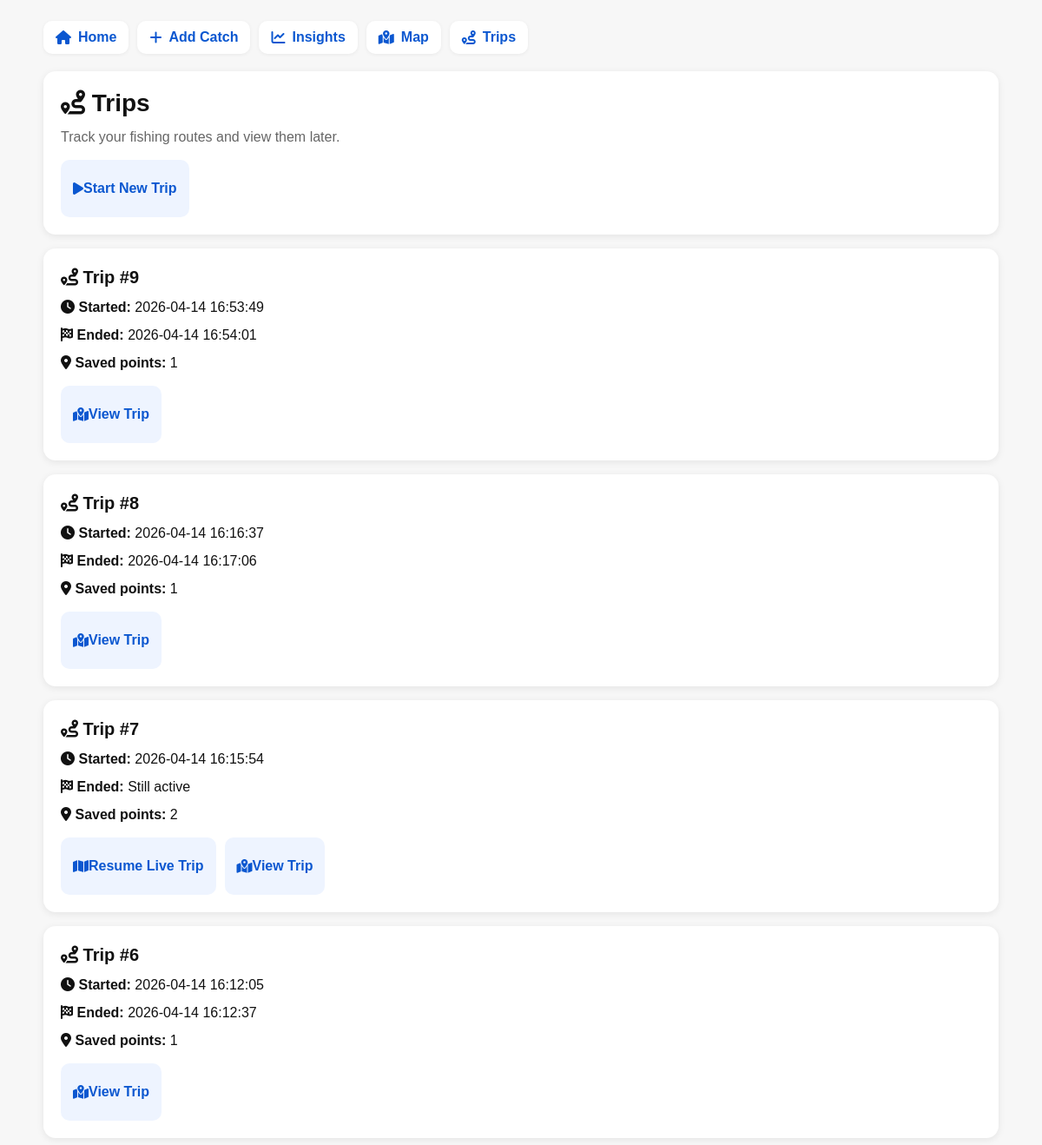
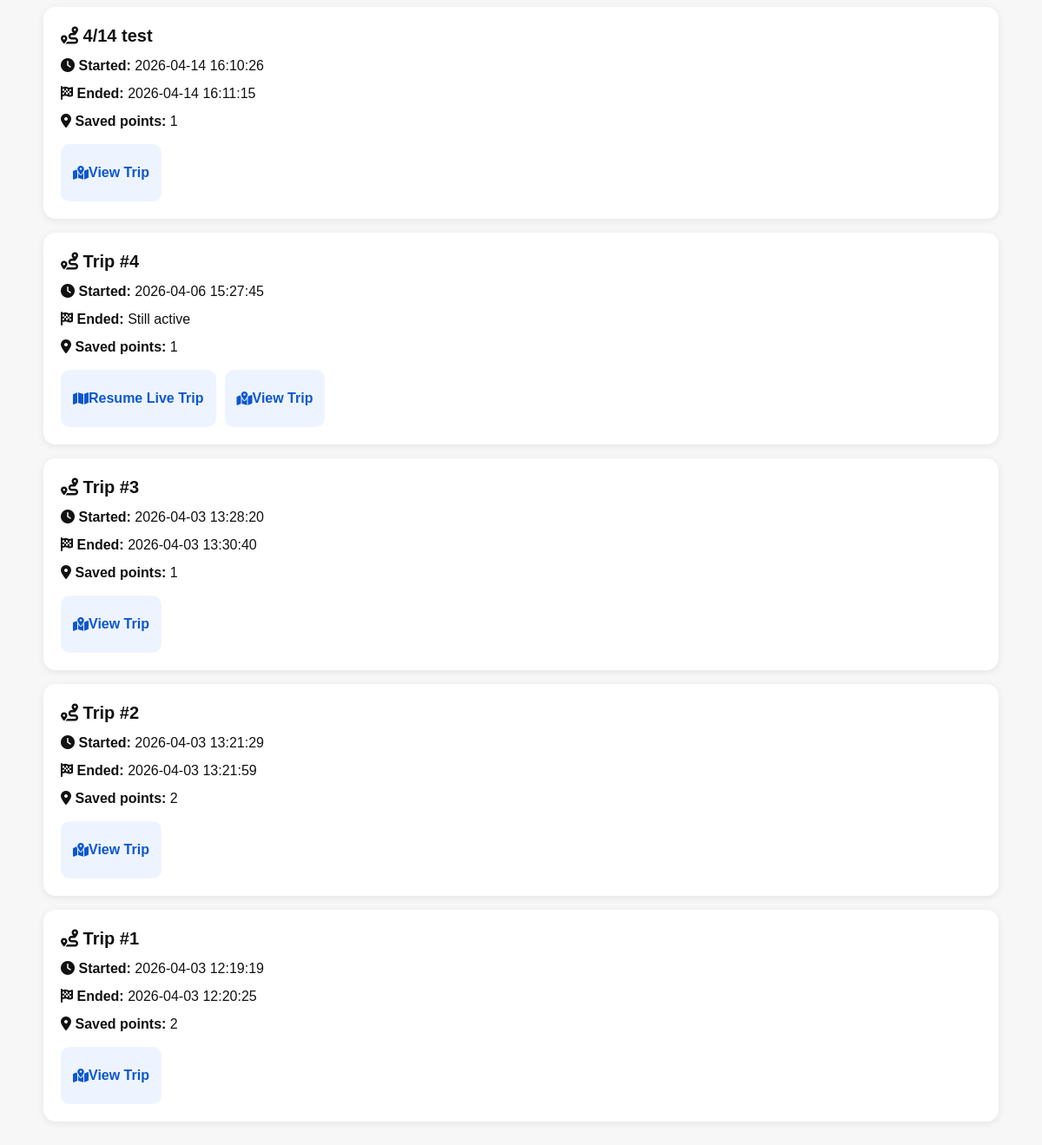
Page /trips on the committed database (2 pictures, top to bottom).
### tables this page shows
CREATE TABLE trips (
            id INTEGER PRIMARY KEY AUTOINCREMENT,
            started_at TEXT,
            ended_at TEXT,
            name TEXT,
            notes TEXT
        );

### app.py (the view)
@app.route("/trips")
def trips():
    all_trips = get_all_trips()
    return render_template("trips.html", trips=all_trips)

### app.py (called while the page is built)
def get_connection():
    conn = sqlite3.connect(DB_FILE)
    conn.row_factory = sqlite3.Row
    return conn

def get_all_trips():
    conn = get_connection()
    cursor = conn.cursor()
    cursor.execute("""
        SELECT
            trips.*,
            COUNT(trip_points.id) AS point_count
        FROM trips
        LEFT JOIN trip_points ON trips.id = trip_points.trip_id
        GROUP BY trips.id
        ORDER BY trips.id DESC
    """)
    trips = cursor.fetchall()
    conn.close()
    return trips

### templates/trips.html (shortened to what this page needs)
{% extends "base.html" %}
{% block content %}
<div class="card">
    <h1><i class="fa-solid fa-route"></i> Trips</h1>
    <p class="muted">Track your fishing routes and view them later.</p>
    <div class="actions">
        <a href="{{ url_for('start_trip') }}">
            <i class="fa-solid fa-play"></i>
            <span>Start New Trip</span>
        </a>
    </div>
</div>
{% if not trips %}
    <div class="card">
        <p>No trips yet.</p>
    </div>
{% else %}
    {% for trip in trips %}
        <div class="card">
            <h2>
                <i class="fa-solid fa-route"></i>
                {{ trip["name"] or ("Trip #" ~ trip["id"]) }}
            </h2>
            <p>
                <i class="fa-solid fa-clock"></i>
                <strong>Started:</strong> {{ trip["started_at"] or "N/A" }}
            </p>
            <p>
                <i class="fa-solid fa-flag-checkered"></i>
                <strong>Ended:</strong> {{ trip["ended_at"] or "Still active" }}
            </p>
            <p>
                <i class="fa-solid fa-location-dot"></i>
                <strong>Saved points:</strong> {{ trip["point_count"] }}
            </p>
            <div class="actions">
                {% if not trip["ended_at"] %}
                    <a href="{{ url_for('live_trip', trip_id=trip['id']) }}">
                        <i class="fa-solid fa-map"></i>
                        <span>Resume Live Trip</span>
                    </a>
                {% endif %}
                <a href="{{ url_for('trip_detail', trip_id=trip['id']) }}">
                    <i class="fa-solid fa-map-location-dot"></i>
                    <span>View Trip</span>
                </a>
            </div>
        </div>
    {% endfor %}
{% endif %}
{% endblock %}

### templates/base.html (style rules this page uses)
body { font-family: Arial, sans-serif; max-width: 1100px; margin: 0 auto; padding: 16px; background: #f7f7f7; color: #111; }
h1 { margin-top: 0; margin-bottom: 10px; font-size: 28px; line-height: 1.2; }
h2 { margin-top: 0; margin-bottom: 10px; font-size: 20px; line-height: 1.3; }
p { margin: 8px 0; line-height: 1.5; }
a, button { text-decoration: none; cursor: pointer; }
.card { background: white; border-radius: 14px; padding: 16px; margin-bottom: 16px; box-shadow: 0 2px 8px rgba(0,0,0,0.08); }
.muted { color: #666; }
.actions { display: flex; gap: 10px; align-items: stretch; flex-wrap: wrap; margin-top: 14px; }
.actions a { background: #eef4ff; color: #0b57d0; padding: 11px 14px; border-radius: 10px; font-weight: bold; min-height: 44px; display: inline-flex; align-items: center; }
@media (min-width: 700px) { body { padding: 24px; } }
@media (min-width: 700px) { .card { padding: 20px; } }

### rows in the picture
trips: name+id "Trip #9", started_at "2026-04-14 16:53:49", ended_at "2026-04-14 16:54:01", point_count "1"
trips: name+id "Trip #8", started_at "2026-04-14 16:16:37", ended_at "2026-04-14 16:17:06", point_count "1"
trips: name+id "Trip #7", started_at "2026-04-14 16:15:54", ended_at "Still active", point_count "2"
trips: name+id "Trip #6", started_at "2026-04-14 16:12:05", ended_at "2026-04-14 16:12:37", point_count "1"
trips: name "4/14 test", started_at "2026-04-14 16:10:26", ended_at "2026-04-14 16:11:15", point_count "1"
trips: name+id "Trip #4", started_at "2026-04-06 15:27:45", ended_at "Still active", point_count "1"
trips: name+id "Trip #3", started_at "2026-04-03 13:28:20", ended_at "2026-04-03 13:30:40", point_count "1"
trips: name+id "Trip #2", started_at "2026-04-03 13:21:29", ended_at "2026-04-03 13:21:59", point_count "2"
trips: name+id "Trip #1", started_at "2026-04-03 12:19:19", ended_at "2026-04-03 12:20:25", point_count "2"
